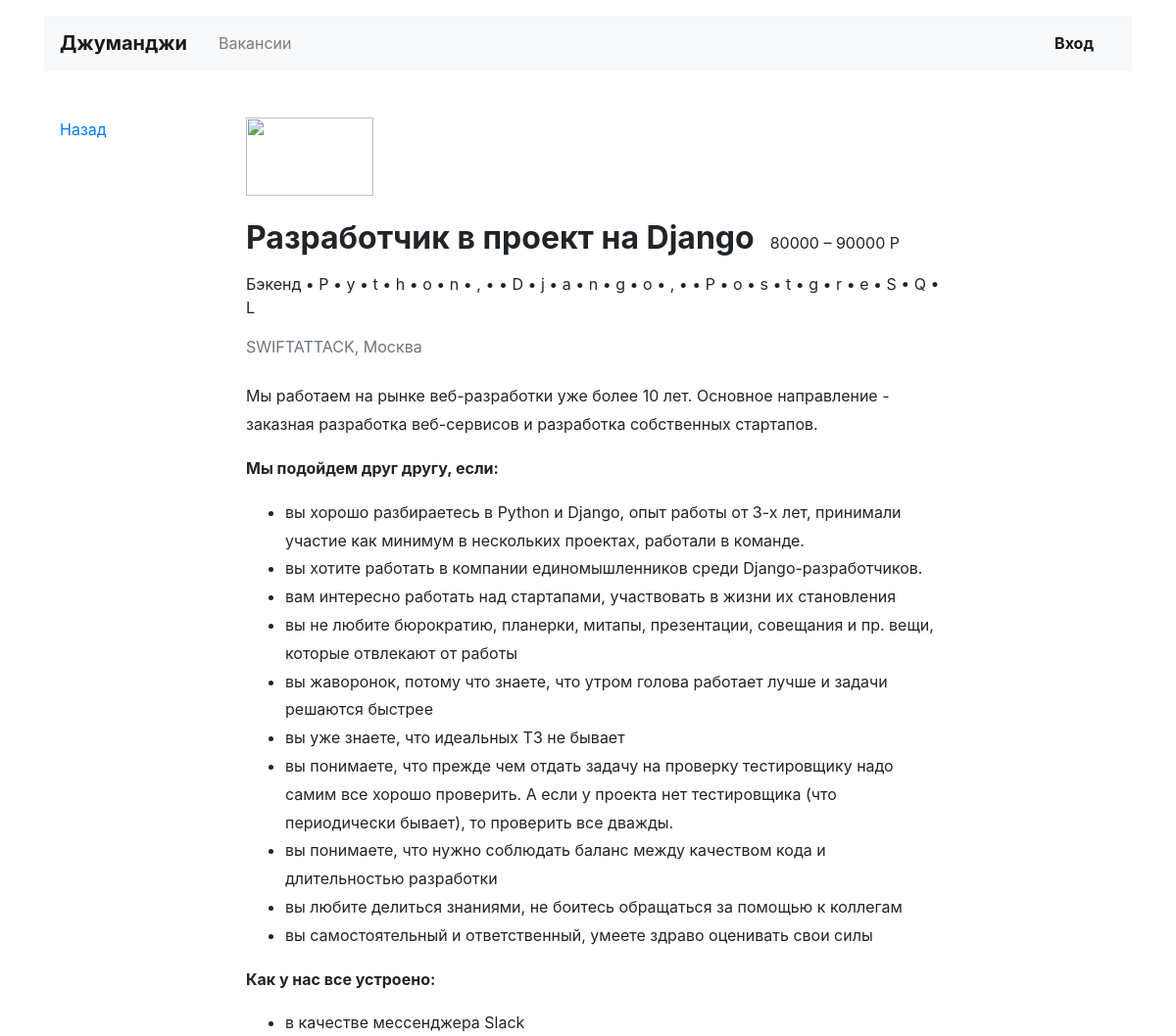
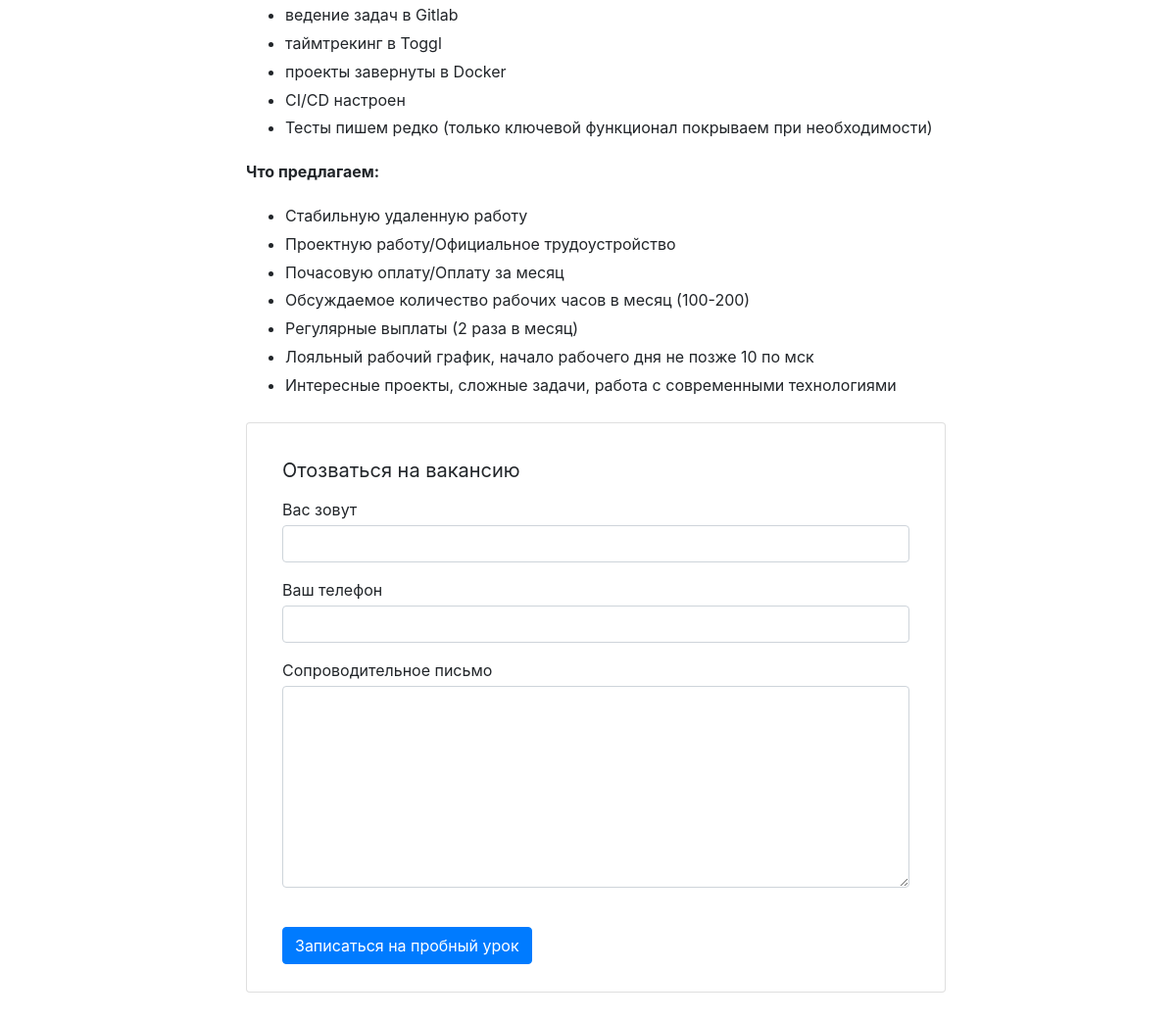
Screenshot of /vacancies/2 with the database file from the repository (2 pictures, top to bottom).
### vacancies_app/models.py (models this page shows, shortened)
class Vacancy(models.Model):
    title = models.CharField(max_length=100)
    specialty = models.ForeignKey(Specialty, on_delete=models.CASCADE, related_name='vacancies')
    company = models.ForeignKey(Company, on_delete=models.CASCADE, related_name='vacancies')
    skills = models.TextField()
    description = models.TextField()
    salary_min = models.IntegerField()
    salary_max = models.IntegerField()
    published_at = models.DateField()

class Specialty(models.Model):
    code = models.CharField(max_length=50)
    title = models.CharField(max_length=50)
    picture = models.URLField(default='https://place-hold.it/100x60')

class Company(models.Model):
    name = models.CharField(max_length=50)
    location = models.CharField(max_length=50)
    logo = models.URLField(default='https://place-hold.it/100x60')
    description = models.TextField()
    employee_count = models.IntegerField()

### vacancies_app/views.py (the view)
# urls.py: path('vacancies/<int:vacancy>', VacancyView.as_view(), name='vacancy'),
class VacancyView(View):
    def get(self, request, vacancy):
        vacancy = Vacancy.objects.get(id=vacancy)
        return render(request, 'vacancy.html', {'vacancy': vacancy})

### templates/vacancy.html
{% extends 'base.html' %}
{% block content %}
    {% load template_helpers %}
    <main class="container mt-3 pb-5">
        <div class="row mt-5">
            <div class="col-12 col-lg-2">
                <div class="pl-3 mb-5">
                    <p><a href="#">Назад</a></p>
                </div>
            </div>
            <div class="col-12 col-lg-8">
                <section class="pl-3">
                    <a href="#"><img src="https://place-hold.it/130x80" width="130" height="80" alt=""></a>
                    <div class="d-flex align-items-baseline align-content-baseline">
                        <h1 class="h2 mt-4 font-weight-bold">{{ vacancy.title }}</h1>
                        <p class="m-0 pl-3"> {{ vacancy.salary_min }} – {{ vacancy.salary_max }} Р</p>
                    </div>
                    <p class="mt-2">{{ vacancy.specialty.title }} {% for skill in vacancy.skills|split:"," %}
                        • {{ skill }}
                    {% endfor %}</p>
                    <p class="text-muted mb-4">{{ vacancy.company.name|upper }}, {{ vacancy.company.location }}</p>
                    <div style="line-height: 1.8;">
                        {{ vacancy.description |safe }}
                    </div>
                    <form action="/echo" class="card mt-4 mb-3" enctype="multipart/form-data">
                        <div class="card-body mx-3">
                            <p class="h5 mt-3 font-weight-normal">Отозваться на вакансию</p>
                            <div class="form-group">
                                <label class="mb-1 mt-2" for="userName">Вас зовут</label>
                                <input class="form-control" type="text" placeholder="" id="userName">
                            </div>
                            <div class="form-group">
                                <label class="mb-1" for="userPhone">Ваш телефон</label>
                                <input class="form-control" type="tel" placeholder="" id="userPhone">
                            </div>
                            <div class="form-group">
                                <label class="mb-1" for="userMsg">Сопроводительное письмо</label>
                                <textarea class="form-control" rows="8" id="userMsg"></textarea>
                            </div>
                            <input type="submit" class="btn btn-primary mt-4 mb-2" value="Записаться на пробный урок">
                        </div>
                    </form>
                </section>
            </div>
        </div>
    </main>
    </html>
{% endblock %}

### rows the page displays
Vacancy: title "Разработчик в проект на Django", salary_min "80000", salary_max "90000", specialty "Бэкенд", company.name "SWIFTATTACK", company.location "Москва", description "Мы работаем на рынке веб-разработки уже более 10 лет. Основное направление - заказная разработка веб-сервисов и разработка собственных стартапов. Мы подойдем друг другу, если: вы хорошо разбираетесь в Python и Django, опыт работы от 3-х лет, принимали участие как минимум в нескольких проектах, работали в команде. вы хотите работать в компании единомышленников среди Django-разработчиков. вам интересно работать над стартапами, участвовать в жизни их становления вы не любите бюрократию, планерки, митапы, презентации, совещания и пр. вещи, которые отвлекают от работы вы жаворонок, потому что знаете, что утром голова работает лучше и задачи решаются быстрее вы уже знаете, что идеальных ТЗ не…"

### other values shown
{{ skill }} "P" "y" "t" "h" "o" "n" "," "D" "j" "a" "n" "g" "o" "," "P" "o" "s" "t" "g" "r" "e" "S" "Q" "L"
